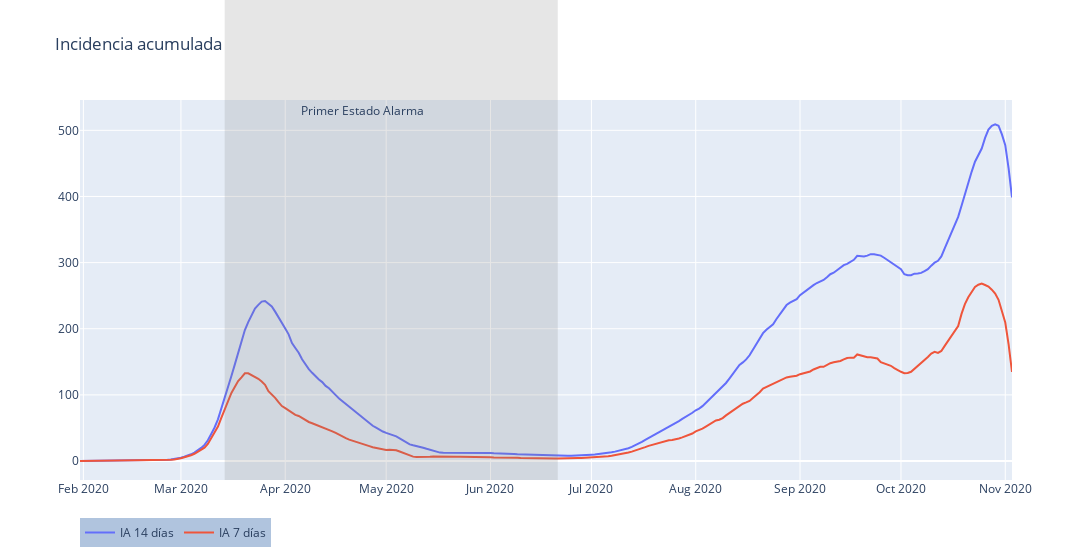

Notebook code cell kept with this figure:
### Markdown cell above
### Incidéncia acumulada
La incidéncia acumulada (IA) es una forma de medir el impacto de la pandémia en cada territorio teniendo en cuenta su población. Por lo tanto, permite comparar valores entre distintas regiones/paises y establecer valores máximos que, una vez superados, exijan aplicar medidas de restricción de movilidad.

La evolución de la IA en 7 y 14 días durante toda la pandémia se muestra a continuación:

### Code cell
fig = go.Figure(data=[go.Scatter(x=spain['fecha'], y=spain['ia_100000_2week'], mode='lines', name='IA 14 días')], layout=go.Layout(title=go.layout.Title(text='Incidencia acumulada')))
fig.add_trace(go.Scatter(x=spain['fecha'], y=spain['ia_100000_week'], mode='lines', name='IA 7 días'))
fig.add_vrect(x0='2020-03-14', x1='2020-06-21', y1=580, line_width=0, fillcolor='grey', opacity=0.2)
fig.add_annotation(text='Primer Estado Alarma', hovertext='Periodo de declaración del primer Estado de Alarma de la pandémia', x='2020-04-24', y=530, showarrow=False)
fig.update_layout(width=1200, legend=dict(orientation='h', bgcolor='LightSteelBlue'))
fig.show()

### Figure 1 — Plotly figure (JSON) as saved in the notebook; plotly's stock layout.template omitted (floating-point values rounded to 4 significant figures; data arrays with more than 128 entries replaced by an {"elided": "..."} marker saying what was removed)
{"data": [{"mode": "lines", "name": "IA 14 días", "type": "scatter", "x": {"elided": "278 str values"}, "y": {"elided": "278 float values"}}, {"mode": "lines", "name": "IA 7 días", "type": "scatter", "x": {"elided": "278 str values"}, "y": {"elided": "278 float values"}}], "layout": {"annotations": [{"hovertext": "Periodo de declaración del primer Estado de Alarma de la pandémia", "showarrow": false, "text": "Primer Estado Alarma", "x": "2020-04-24", "y": 530}], "legend": {"bgcolor": "LightSteelBlue", "orientation": "h"}, "shapes": [{"fillcolor": "grey", "line": {"width": 0}, "opacity": 0.2, "type": "rect", "x0": "2020-03-14", "x1": "2020-06-21", "xref": "x", "y0": 0, "y1": 580, "yref": "y domain"}], "title": {"text": "Incidencia acumulada"}, "width": 1200}}
